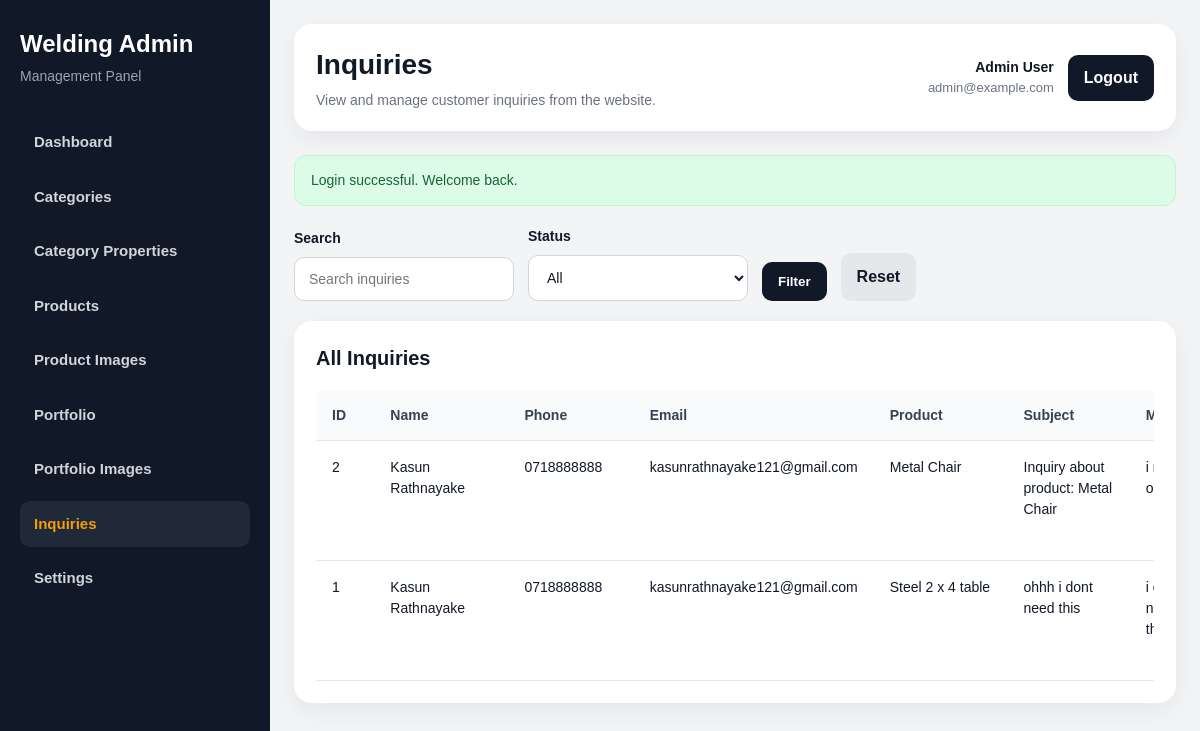
/admin/inquiries/index.php (signed in), run on the app's committed database.
### tables this page shows
CREATE TABLE `inquiries` (
  `id` int NOT NULL,
  `name` varchar(150) NOT NULL,
  `phone` varchar(50) NOT NULL,
  `email` varchar(150) DEFAULT NULL,
  `subject` varchar(200) DEFAULT NULL,
  `message` text NOT NULL,
  `product_id` int DEFAULT NULL,
  `status` varchar(50) DEFAULT 'new',
  `created_at` timestamp NULL DEFAULT CURRENT_TIMESTAMP
);

CREATE TABLE `products` (
  `id` int NOT NULL,
  `category_id` int NOT NULL,
  `name` varchar(200) NOT NULL,
  `slug` varchar(220) NOT NULL,
  `short_description` text,
  `full_description` text,
  `price_text` varchar(150) DEFAULT NULL,
  `available_colors` text,
  `is_customizable` tinyint(1) DEFAULT '1',
  `is_featured` tinyint(1) DEFAULT '0',
  `status` tinyint(1) DEFAULT '1',
  `created_at` timestamp NULL DEFAULT CURRENT_TIMESTAMP
);

### includes/functions.php (called while the page is built, shortened)
<?php
function e($value): string
{
    return htmlspecialchars((string)($value ?? ''), ENT_QUOTES, 'UTF-8');
}
function get_flash(string $key): ?string
{
    if (!isset($_SESSION['flash'][$key])) {
        return null;
    }
    $message = $_SESSION['flash'][$key];
    return $message;
}

### admin/includes/auth.php (called while the page is built, shortened)
<?php
require_once __DIR__ . '/../../includes/db.php';
require_once __DIR__ . '/../../includes/functions.php';
$stmt = $pdo->prepare("SELECT id, full_name, email, created_at FROM admins WHERE id = ? LIMIT 1");
$stmt->execute([$_SESSION['admin_id']]);
$admin = $stmt->fetch();

### admin/inquiries/index.php (the view, shortened to what this page needs)
<?php
require_once __DIR__ . '/../includes/auth.php';
$pageHeading = 'Inquiries';
$pageSubheading = 'View and manage customer inquiries from the website.';
$successMessage = get_flash('success');
$search = trim($_GET['search'] ?? '');
$sql = "
    SELECT i.*, p.name AS product_name
    FROM inquiries i
    LEFT JOIN products p ON p.id = i.product_id
    WHERE 1 = 1
";
$params = [];
$sql .= " ORDER BY i.id DESC ";
$stmt = $pdo->prepare($sql);
$stmt->execute($params);
$inquiries = $stmt->fetchAll();
require_once __DIR__ . '/../includes/header.php';
?>
<div class="admin-layout">
    <?php require_once __DIR__ . '/../includes/sidebar.php'; ?>
    <main class="admin-main">
        <?php require_once __DIR__ . '/../includes/topbar.php'; ?>
        <?php if ($successMessage): ?>
            <div class="alert alert-success"><?php echo e($successMessage); ?></div>
        <?php endif; ?>
        <div class="page-toolbar">
            <form method="GET" action="" class="filter-form">
                <div class="filter-group">
                    <label for="search">Search</label>
                    <input
                        type="text"
                        id="search"
                        name="search"
                        value="<?php echo e($search); ?>"
                        placeholder="Search inquiries"
                    >
                </div>
                <div class="filter-group">
                    <label for="status">Status</label>
                    <select name="status" id="status">
                        <option value="">All</option>
                    </select>
                </div>
                <button type="submit" class="btn btn-dark">Filter</button>
                <a href="<?php echo ADMIN_URL; ?>inquiries/index.php" class="btn btn-light">Reset</a>
            </form>
        </div>
        <section class="content-card">
            <div class="content-card-header">
                <h3>All Inquiries</h3>
            </div>
            <?php if (!empty($inquiries)): ?>
                <div class="table-wrap">
                    <table class="admin-table">
                        <thead>
                            <tr>
                                <th width="70">ID</th>
                                <th width="160">Name</th>
                                <th width="140">Phone</th>
                                <th width="180">Email</th>
                                <th width="180">Product</th>
                                <th width="160">Subject</th>
                                <th>Message</th>
                            </tr>
                        </thead>
                        <tbody>
                            <?php foreach ($inquiries as $inquiry): ?>
                                <tr>
                                    <td><?php echo e($inquiry['id']); ?></td>
                                    <td><?php echo e($inquiry['name']); ?></td>
                                    <td><?php echo e($inquiry['phone']); ?></td>
                                    <td><?php echo e($inquiry['email'] ?: '-'); ?></td>
                                    <td><?php echo e($inquiry['product_name'] ?: '-'); ?></td>
                                    <td><?php echo e($inquiry['subject'] ?: '-'); ?></td>
                                    <td><?php echo e(mb_strimwidth($inquiry['message'], 0, 80, '...')); ?></td>
                                </tr>
                            <?php endforeach; ?>
                        </tbody>
                    </table>
                </div>
            <?php else: ?>
                <div class="empty-state">
                    <p>No inquiries found yet.</p>
                </div>
            <?php endif; ?>
        </section>
    </main>
</div>
<?php require_once __DIR__ . '/../includes/footer.php'; ?>

### admin/includes/topbar.php (shortened to what this page needs)
<header class="admin-topbar">
    <div class="topbar-left">
        <div class="topbar-left-text">
            <h1><?php echo e($pageHeading ?? 'Dashboard'); ?></h1>
            <p><?php echo e($pageSubheading ?? 'Welcome to the admin panel.'); ?></p>
        </div>
    </div>
    <div class="topbar-right">
        <div class="admin-user-box">
            <span class="admin-user-name"><?php echo e($admin['full_name']); ?></span>
            <span class="admin-user-email"><?php echo e($admin['email']); ?></span>
        </div>
        <a class="logout-btn" href="<?php echo ADMIN_URL; ?>logout.php">Logout</a>
    </div>
</header>

### assets/css/admin/shared.css (style rules this page uses)
* { box-sizing: border-box; margin: 0; padding: 0; }
html, body { min-height: 100%; }
body { font-family: Arial, sans-serif; background: #f3f4f6; color: #111827; line-height: 1.5; overflow-x: hidden; }
a { text-decoration: none; }
.alert { padding: 14px 16px; border-radius: 12px; margin-bottom: 20px; font-size: 14px; }
.alert-success { background: #dcfce7; color: #166534; border: 1px solid #bbf7d0; }
.btn { display: inline-flex; align-items: center; justify-content: center; border: none; border-radius: 10px; cursor: pointer; text-decoration: none; font-weight: 700; transition: 0.2s ease; }
.admin-layout { display: flex; min-height: 100vh; }
.admin-main { flex: 1; min-width: 0; padding: 24px; overflow: visible; }
.admin-topbar { display: flex; justify-content: space-between; align-items: center; gap: 20px; margin-bottom: 24px; background: #ffffff; border-radius: 18px; padding: 20px 22px; box-shadow: 0 8px 24px rgba(17, 24, 39, 0.06); position: sticky; top: 24px; z-index: 100; }
.topbar-left { display: flex; align-items: center; gap: 14px; }
.topbar-left-text h1 { font-size: 28px; margin-bottom: 4px; }
.topbar-left-text p { color: #6b7280; font-size: 14px; }
.topbar-right { display: flex; align-items: center; gap: 14px; }
.admin-user-box { display: flex; flex-direction: column; text-align: right; }
.admin-user-name { font-weight: 700; font-size: 14px; }
.admin-user-email { color: #6b7280; font-size: 13px; }
.logout-btn { display: inline-flex; align-items: center; justify-content: center; background: #111827; color: #ffffff; padding: 11px 16px; border-radius: 10px; font-weight: 700; transition: 0.2s ease; }

### assets/css/admin/inquiries.css (style rules this page uses)
.page-toolbar { display: flex; justify-content: space-between; align-items: end; gap: 16px; margin-bottom: 20px; flex-wrap: wrap; }
.filter-form { display: flex; flex-wrap: wrap; gap: 14px; align-items: end; }
.filter-group { min-width: 220px; }
.filter-group label { display: block; margin-bottom: 8px; font-size: 14px; font-weight: 700; }
.filter-group input, .filter-group select { width: 100%; padding: 13px 14px; border: 1px solid #d1d5db; border-radius: 10px; outline: none; font-size: 14px; background: #ffffff; color: #111827; }
.content-card { background: #ffffff; border-radius: 18px; padding: 22px; box-shadow: 0 8px 24px rgba(17, 24, 39, 0.06); }
.content-card-header { margin-bottom: 18px; }
.content-card-header h3 { font-size: 20px; color: #111827; }
.table-wrap { width: 100%; overflow-x: auto; }
.admin-table { width: 100%; min-width: 1300px; border-collapse: collapse; }
.admin-table thead th { background: #f9fafb; color: #374151; text-align: left; padding: 14px 16px; font-size: 14px; border-bottom: 1px solid #e5e7eb; }
.admin-table tbody td { padding: 16px; font-size: 14px; border-bottom: 1px solid #e5e7eb; vertical-align: top; }
.btn-dark { background: #111827; color: #ffffff; padding: 12px 16px; }
.btn-light { background: #e5e7eb; color: #111827; padding: 12px 16px; }

### data on the page
inquiries: id "2", name "Kasun Rathnayake", phone "0718888888", email "kasunrathnayake121@gmail.com", product.name "Metal Chair", subject "Inquiry about product: Metal Chair", message "i…"
inquiries: id "1", name "Kasun Rathnayake", phone "0718888888", email "kasunrathnayake121@gmail.com", product.name "Steel 2 x 4 table", subject "ohhh i dont need this", message "i…"

### other printed values
$pageHeading "Inquiries"
$pageSubheading "View and manage customer inquiries from the website."
$admin['full_name'] "Admin User"
$admin['email'] "admin@example.com"
$successMessage "Login successful. Welcome back."
